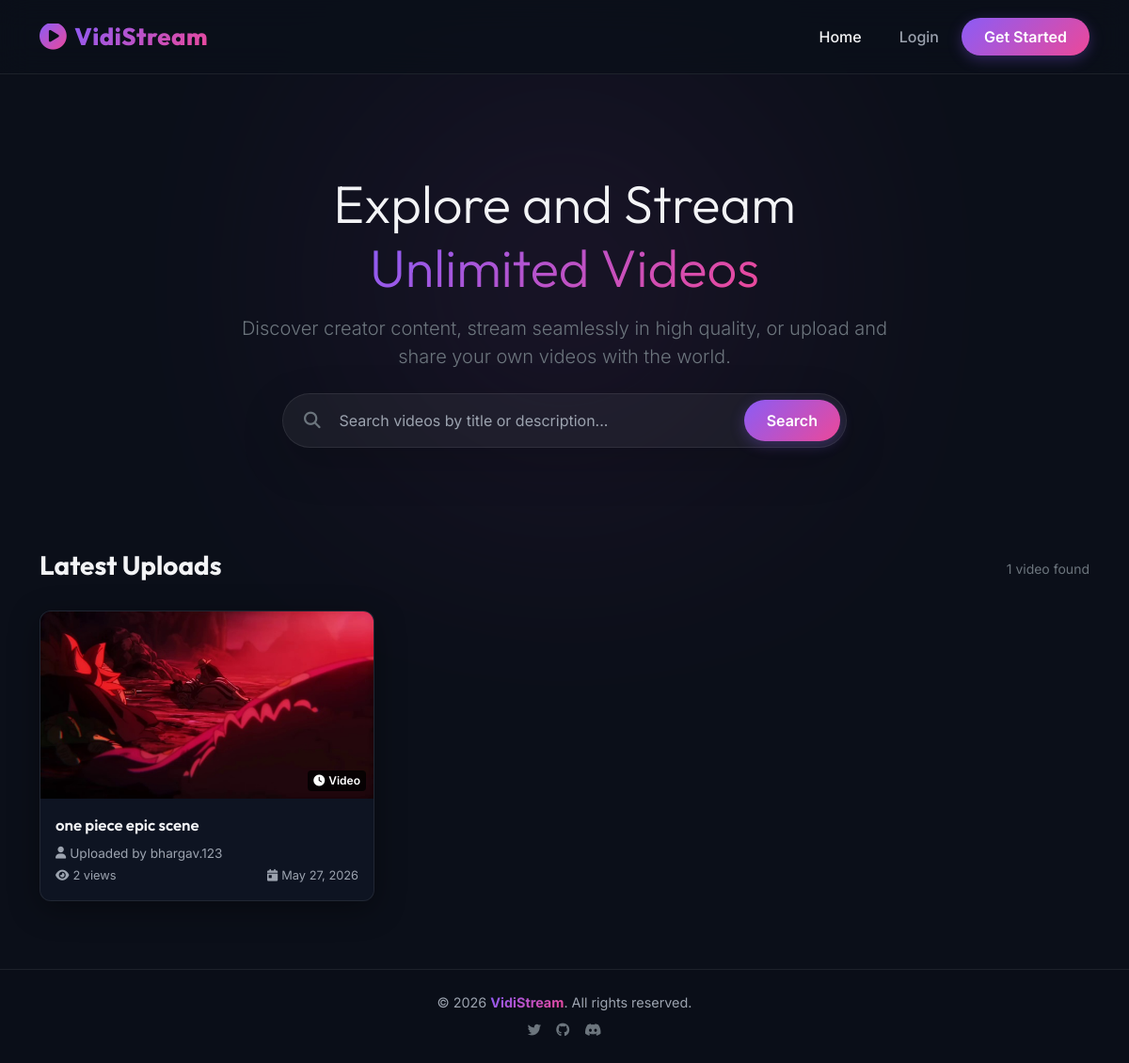
The page / on the database its author committed.
### models.py (models this page shows, shortened)
class Video(db.Model):
    id = db.Column(db.Integer, primary_key=True)
    title = db.Column(db.String(100), nullable=False)
    description = db.Column(db.Text, nullable=True)
    filename = db.Column(db.String(255), nullable=False)
    thumbnail_filename = db.Column(db.String(255), nullable=True)
    upload_date = db.Column(db.DateTime, default=datetime.utcnow)
    views = db.Column(db.Integer, default=0)
    user_id = db.Column(db.Integer, db.ForeignKey('user.id'), nullable=False)

class User(db.Model, UserMixin):
    id = db.Column(db.Integer, primary_key=True)
    username = db.Column(db.String(50), unique=True, nullable=False)
    email = db.Column(db.String(120), unique=True, nullable=False)
    password_hash = db.Column(db.String(255), nullable=False)
    created_at = db.Column(db.DateTime, default=datetime.utcnow)
    videos = db.relationship('Video', backref='uploader', lazy=True, cascade='all, delete-orphan')

### routes/main.py (the view)
@main_bp.route('/')
def home():
    query = request.args.get('q', '').strip()
    if query:
        videos = Video.query.filter(
            (Video.title.ilike(f'%{query}%')) |
            (Video.description.ilike(f'%{query}%'))
        ).order_by(Video.upload_date.desc()).all()
    else:
        videos = Video.query.order_by(Video.upload_date.desc()).all()
    return render_template('home.html', videos=videos, search_query=query)

### templates/home.html (shortened to what this page needs)
{% extends "base.html" %}
{% block content %}
<div class="hero-section text-center mb-5">
    <div class="hero-glow"></div>
    <div class="row justify-content-center position-relative" style="z-index: 1;">
        <div class="col-lg-8">
            <h1 class="display-4 fw-extrabold mb-3">Explore and Stream <span class="gradient-text">Unlimited Videos</span></h1>
            <p class="lead text-secondary mb-4">Discover creator content, stream seamlessly in high quality, or upload and share your own videos with the world.</p>
            <div class="search-container">
                <form action="{{ url_for('main.home') }}" method="GET">
                    <div class="search-input-group shadow-lg">
                        <i class="fa-solid fa-magnifying-glass text-secondary ms-3" style="font-size: 1.1rem;"></i>
                        <input type="text" id="home-search" name="q" value="{{ search_query or '' }}" placeholder="Search videos by title or description..." autocomplete="off">
                        <button type="submit" class="btn btn-premium px-4">Search</button>
                    </div>
                </form>
            </div>
        </div>
    </div>
</div>
<div class="mb-5">
    <div class="d-flex align-items-center justify-content-between mb-4">
        <h3 class="fw-bold">
            {% if search_query %}
                Search Results for "<span class="gradient-text">{{ search_query }}</span>"
            {% else %}
                Latest Uploads
            {% endif %}
        </h3>
        {% if videos %}
            <span class="text-secondary small">{{ videos|length }} video{% if videos|length > 1 %}s{% endif %} found</span>
        {% endif %}
    </div>
    {% if videos %}
        <div class="row row-cols-1 row-cols-md-2 row-cols-lg-3 g-4" id="videos-grid">
            {% for video in videos %}
                <div class="col video-card-col">
                    <div class="video-card glass-panel h-100">
                        <a href="{{ url_for('video.watch', video_id=video.id) }}">
                            <div class="card-thumbnail-container">
                                {% if video.thumbnail_filename %}
                                    <img src="{{ url_for('video.serve_thumbnail', filename=video.thumbnail_filename) }}" alt="{{ video.title }}" loading="lazy">
                                {% else %}
                                    <div class="thumbnail-placeholder">
                                        <i class="fa-solid fa-play thumbnail-placeholder-icon"></i>
                                    </div>
                                {% endif %}
                                <div class="video-duration"><i class="fa-solid fa-clock me-1"></i>Video</div>
                            </div>
                        </a>
                        <div class="card-body-custom">
                            <a href="{{ url_for('video.watch', video_id=video.id) }}" class="video-title-link">
                                {{ video.title }}
                            </a>
                            <div class="video-uploader d-flex align-items-center">
                                <i class="fa-solid fa-user me-1" style="font-size: 0.8rem;"></i>
                                <span>Uploaded by {{ video.uploader.username }}</span>
                            </div>
                            <div class="video-meta">
                                <span><i class="fa-solid fa-eye me-1"></i>{{ video.views }} views</span>
                                <span><i class="fa-solid fa-calendar-day me-1"></i>{{ video.upload_date.strftime('%b %d, %Y') }}</span>
                            </div>
                        </div>
                    </div>
                </div>
            {% endfor %}
        </div>
    {% endif %}
</div>
{% endblock %}

### static/css/style.css (style rules this page uses)
:root { --bg-dark: #0B0F19; --bg-card: rgba(17, 24, 39, 0.7); --bg-card-hover: rgba(31, 41, 55, 0.8); --border-color: rgba(255, 255, 255, 0.08); --text-main: #F3F4F6; --text-muted: #9CA3AF; --primary-grad: linear-gradient(135deg, #8B5CF6 0%, #EC4899 100%); --primary-color: #8B5CF6; --secondary-color: #EC4899; --glow-color: rgba(139, 92, 246, 0.4); --success-color: #10B981; --danger-color: #EF4444; }
body { background-color: var(--bg-dark); color: var(--text-main); font-family: 'Inter', sans-serif; min-height: 100vh; display: flex; flex-direction: column; overflow-x: hidden; }
h1, h2, h3, h4, h5, h6, .navbar-brand { font-family: 'Outfit', sans-serif; font-weight: 600; }
.glass-panel { background: var(--bg-card); backdrop-filter: blur(12px); -webkit-backdrop-filter: blur(12px); border: 1px solid var(--border-color); border-radius: 16px; box-shadow: 0 8px 32px 0 rgba(0, 0, 0, 0.37); }
.gradient-text { background: var(--primary-grad); -webkit-background-clip: text; -webkit-text-fill-color: transparent; display: inline-block; }
.btn-premium { background: var(--primary-grad); color: #fff; border: none; border-radius: 30px; padding: 10px 24px; font-weight: 600; transition: all 0.3s ease; box-shadow: 0 4px 15px rgba(139, 92, 246, 0.3); }
.hero-section { padding: 80px 0 60px; position: relative; }
.hero-glow { position: absolute; width: 300px; height: 300px; border-radius: 50%; background: var(--primary-grad); filter: blur(150px); opacity: 0.25; top: 10%; left: 50%; transform: translateX(-50%); pointer-events: none; z-index: 0; }
.search-container { max-width: 600px; margin: 0 auto; z-index: 1; position: relative; }
.search-input-group { background: rgba(255, 255, 255, 0.05); border: 1px solid var(--border-color); border-radius: 30px; padding: 6px; display: flex; align-items: center; transition: all 0.3s ease; }
.search-input-group input { background: transparent; border: none; color: var(--text-main); padding: 10px 20px; width: 100%; outline: none; }
.search-input-group input::placeholder { color: var(--text-muted); }
.video-card { background: var(--bg-card); border: 1px solid var(--border-color); border-radius: 12px; overflow: hidden; transition: all 0.3s cubic-bezier(0.25, 0.8, 0.25, 1); height: 100%; position: relative; }
.card-thumbnail-container { position: relative; width: 100%; padding-top: 56.25%; background: linear-gradient(135deg, #1F2937 0%, #111827 100%); overflow: hidden; }
.card-thumbnail-container img { position: absolute; top: 0; left: 0; width: 100%; height: 100%; object-fit: cover; transition: transform 0.5s ease; }
.video-duration { position: absolute; bottom: 8px; right: 8px; background: rgba(0, 0, 0, 0.8); color: #fff; padding: 2px 6px; border-radius: 4px; font-size: 0.75rem; font-weight: 600; }
.card-body-custom { padding: 16px; }
.video-title-link { color: var(--text-main); text-decoration: none; font-family: 'Outfit', sans-serif; font-size: 1.05rem; font-weight: 600; line-height: 1.4; display: -webkit-box; -webkit-line-clamp: 2; -webkit-box-orient: vertical; overflow: hidden; margin-bottom: 8px; transition: color 0.2s ease; }
.video-uploader { font-size: 0.85rem; color: var(--text-muted); margin-bottom: 4px; }
.video-meta { font-size: 0.8rem; color: var(--text-muted); display: flex; justify-content: space-between; }

### rows shown on the page
Video: thumbnail_filename (picture), title "one piece epic scene", uploader.username "bhargav.123", views "2", upload_date "May 27, 2026"

### other values the page prints
{{ videos|length }} "1"
